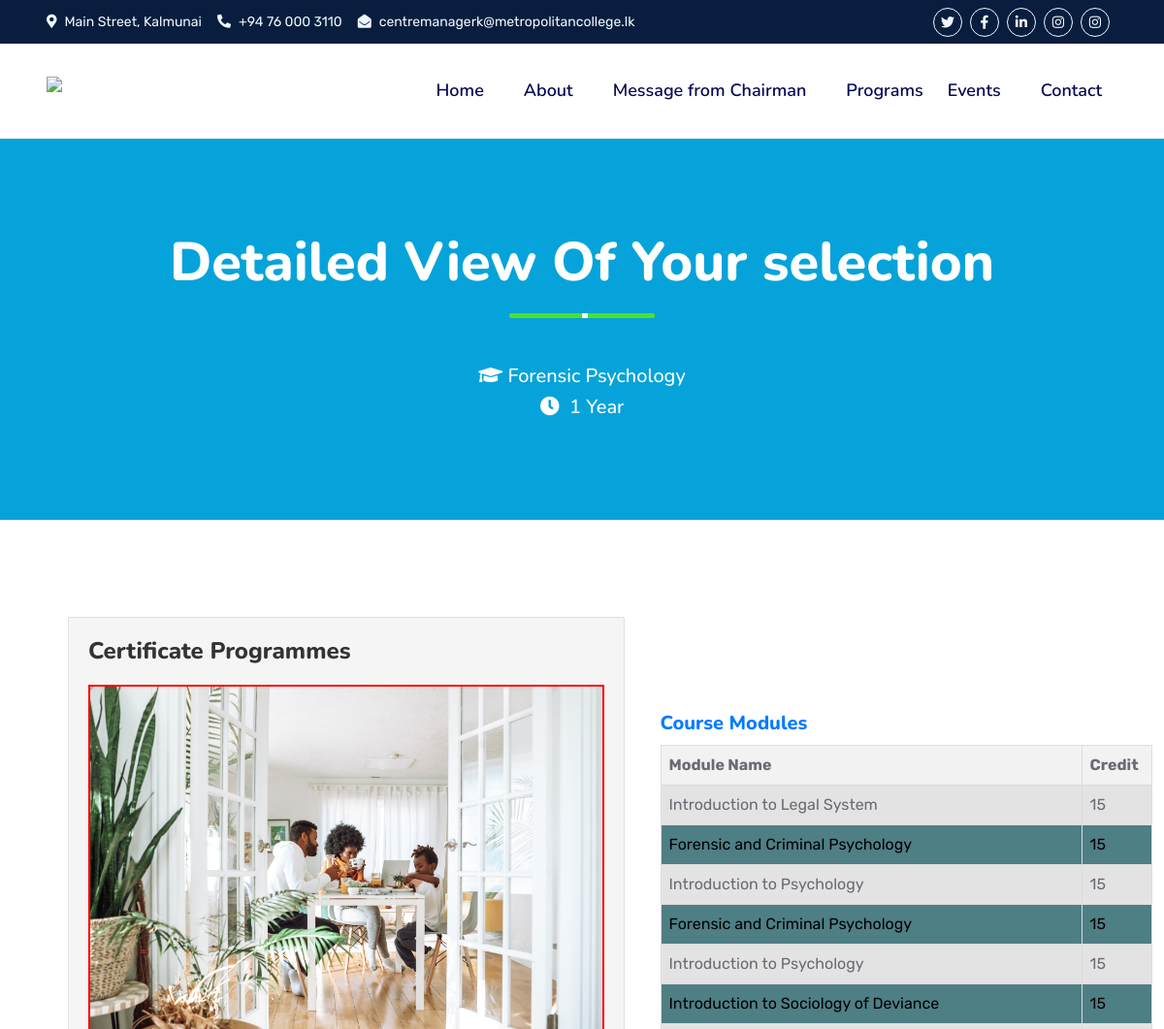
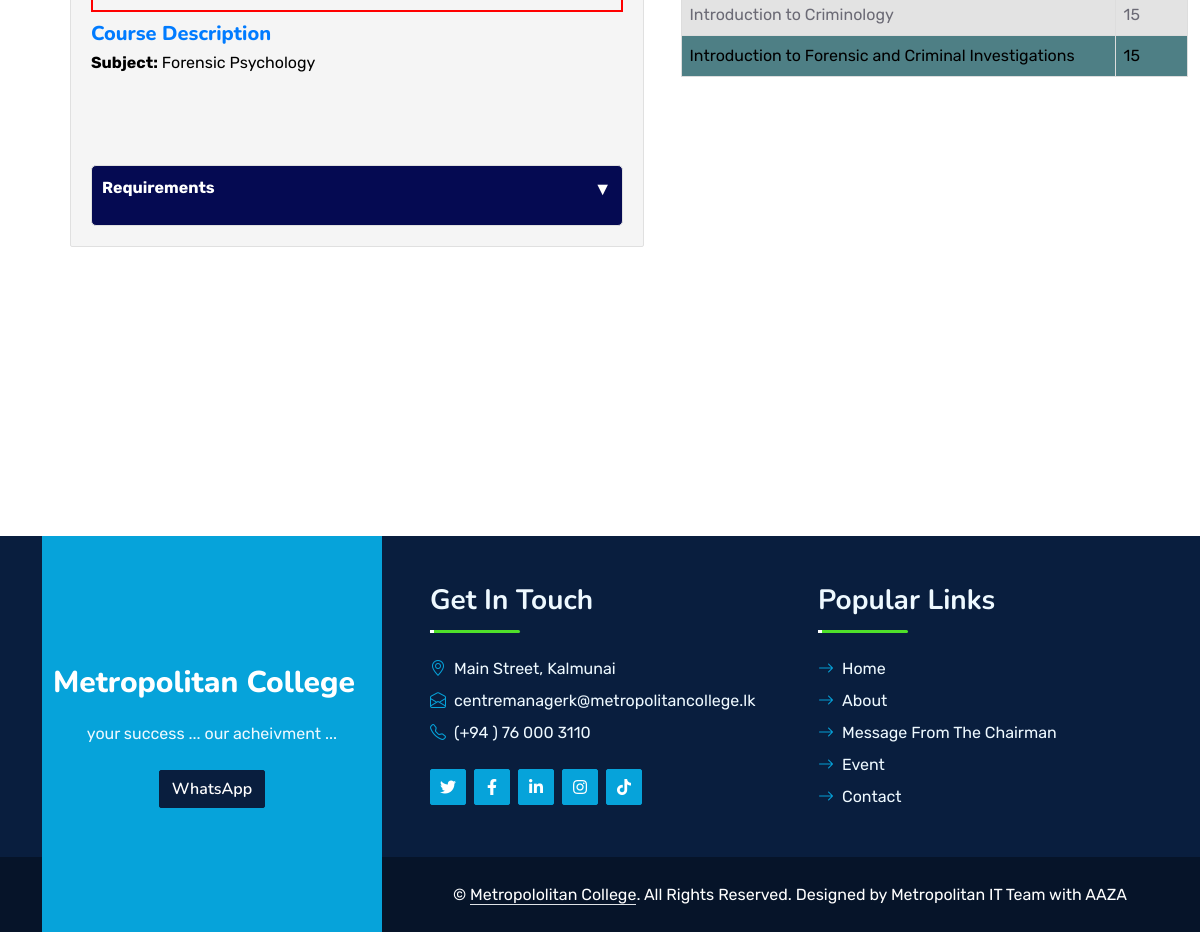
Page /detailed_page.php?post_id=1 on the committed database (2 pictures, top to bottom).
### tables this page shows
CREATE TABLE `post` (
  `p_no` int(11) NOT NULL,
  `p_title` varchar(50) NOT NULL,
  `subject` varchar(255) NOT NULL,
  `p_duration` varchar(11) NOT NULL,
  `p_requirement` longtext NOT NULL,
  `p_img` varchar(255) NOT NULL
);

CREATE TABLE `modules` (
  `p_no` int(100) NOT NULL,
  `modId` varchar(255) NOT NULL,
  `modName` varchar(255) NOT NULL,
  `ModCr` int(11) NOT NULL
);

### detailed_page.php (the view, shortened to what this page needs)
<?php
include("config.php");
if (isset($_GET['post_id'])) {
    $post_id = $_GET['post_id'];
    $query = "SELECT * FROM post WHERE p_no = $post_id";
    $result = mysqli_query($con, $query);
    if ($result) {
        if (mysqli_num_rows($result) > 0) {
            $row = mysqli_fetch_assoc($result);
            $p_title = $row['p_title'];
            $subject = $row['subject'];
            $p_username = $row['p_duration'];
            $p_img = $row['p_img'];
            $module_query = "SELECT modName, modCr FROM modules WHERE p_no = $post_id";
            $module_result = mysqli_query($con, $module_query);
            ?>
<!DOCTYPE html>
<html lang="en">
<head>
    <link rel='stylesheet' href='https://cdnjs.cloudflare.com/ajax/libs/font-awesome/6.3.0/css/all.min.css'>
        <link rel="stylesheet" href="https://cdn.jsdelivr.net/npm/bootstrap@4.6.2/dist/css/bootstrap.min.css">
<link rel="stylesheet" href="https://cdnjs.cloudflare.com/ajax/libs/font-awesome/6.0.0-beta3/css/all.min.css">
<link href="https://cdnjs.cloudflare.com/ajax/libs/font-awesome/5.10.0/css/all.min.css" rel="stylesheet">
<link href="https://cdn.jsdelivr.net/npm/bootstrap-icons@1.4.1/font/bootstrap-icons.css" rel="stylesheet">
<link href="lib/owlcarousel/assets/owl.carousel.min.css" rel="stylesheet">
<link href="lib/animate/animate.min.css" rel="stylesheet">
<link href="css/bootstrap.min.css" rel="stylesheet">
<link rel="stylesheet" href="./style.css">
<link href="css/style.css" rel="stylesheet">
</head>
<body>
    <div class="container-fluid bg-dark px-5 d-none d-lg-block">
        <div class="row gx-0">
            <div class="col-lg-8 text-center text-lg-start mb-2 mb-lg-0">
                <div class="d-inline-flex align-items-center" style="height: 45px;">
                    <small class="me-3 text-light"><i class="fa fa-map-marker-alt me-2"></i>Main Street, Kalmunai</small>
                    <small class="me-3 text-light"><i class="fa fa-phone-alt me-2"></i>+94 76 000 3110</small>
                    <small class="text-light"><i class="fa fa-envelope-open me-2"></i>centremanagerk@metropolitancollege.lk</small>
                </div>
            </div>
            <div class="col-lg-4 text-center text-lg-end">
                <div class="d-inline-flex align-items-center" style="height: 45px;">
                    <a class="btn btn-sm btn-outline-light btn-sm-square rounded-circle me-2" href=""><i class="fab fa-twitter fw-normal"></i></a>
                    <a class="btn btn-sm btn-outline-light btn-sm-square rounded-circle me-2" href=""><i class="fab fa-facebook-f fw-normal"></i></a>
                    <a class="btn btn-sm btn-outline-light btn-sm-square rounded-circle me-2" href=""><i class="fab fa-linkedin-in fw-normal"></i></a>
                    <a class="btn btn-sm btn-outline-light btn-sm-square rounded-circle me-2" href=""><i class="fab fa-instagram fw-normal"></i></a>
                    <a class="btn btn-sm btn-outline-light btn-sm-square rounded-circle me-2" href=""><i class="fab fa-instagram fw-normal"></i></a>
                </div>
            </div>
        </div>
    </div>
 <div class="container-fluid position-relative p-0">
    <nav class="navbar navbar-expand-lg navbar-dark px-5 py-3 py-lg-0">
         <a href="index.php" class="navbar-brand p-0">
           <img src="img/logo.png" alt="Metropolitan College Logo" >
         </a>
         <div class="collapse navbar-collapse" id="navbarCollapse">
           <ul class="navbar-nav ms-auto py-0">
             <li class="nav-item">
               <a href="index.php" class="nav-link" >Home</a>
             </li>
             <li class="nav-item">
               <a href="about.html" class="nav-link">About</a>
             </li>
             <li class="nav-item">
               <a href="chairman.html" class="nav-link">Message from Chairman</a>
             </li>
              <li>
                   <a href="javascript:void(0);" class="nav-link menu-bar-link" onclick="toggleProgramDropdown()"  aria-haspopup="true">Programs</a>
               </li>
             <li class="nav-item">
               <a href="" class="nav-link">Events</a>
             </li>
             <li class="nav-item">
               <a href="contact.html" class="nav-link">Contact</a>
             </li>
           </ul>
         </div>
       </nav>
     </div>
        <div class="container-fluid bg-primary py-5 bg-header" style="margin-bottom: 10px;">
            <div class="row py-5">
                <div class="col-12 pt-lg-5 mt-lg-5 text-center">
                    <h1 class="display-4 text-white animated zoomIn">Detailed View Of Your selection</h1>
                    <div class="section-title text-center position-relative pb-3 mb-5 mx-auto" style="max-width: 600px;">
                    </div>
                    <p class="h5 text-white"><i class="fas fa-graduation-cap"></i>&nbsp<?php echo $subject; ?></p>
                    <p class="h5 text-white"><i class="fas fa-clock"></i> &nbsp<?php echo $p_username; ?></p>
                </div>
            </div>
        </div>
    <div id="modules-section" class='main-container animated-content' style="margin-bottom: 50px;margin-top: 100px;">
        <div class='detail-container'>
            <h1 class='detail-title'><?php echo $p_title; ?></h1>
            <div class='detail-image-container border-animation'>
                <img src='uploads/<?php echo $p_img; ?>' alt='Image' class='filtered-item rotating-image-y' style="width:100%;">
            </div>
            <div class='course-description-container '>
                <h2 class='course-description-title'>Course Description</h2>
                <p class='course-description'><strong>Subject:</strong> <?php echo $subject; ?></p>
                <div class='card' onclick='toggleRequirements();'>
                     <strong>Requirements
                        <span class='custom-down-arrow' >&#9660;</span>
                     </strong>
                     </div>
               </div>
           </div>
           <div class='course-modules'>
    <div class="container-fluid py-5 wow fadeInUp " data-wow-delay="0.2s">
    <h2 class='course-description-title course-title-run'>Course Modules</h2>
    <table>
        <thead>
            <tr>
                <th>Module Name</th>
                <th>Credit</th>
            </tr>
        </thead>
        <tbody>
            <?php
            if ($module_result) {
                $isOdd = true;
                while ($module_row = mysqli_fetch_assoc($module_result)) {
                    $moduleName = $module_row['modName'];
                    $credit = $module_row['modCr'];
                    $rowClass = $isOdd ? 'odd' : 'even';
                    echo "<tr class='$rowClass'><td>$moduleName</td><td>$credit</td></tr>";
                    $isOdd = !$isOdd;
                }
            } else {
                echo "<tr><td colspan='2'>No modules available.</td></tr>";
            }
            ?>
        </tbody>
    </table>
</div>
</div>
       <div class="container-fluid py-5 wow fadeInUp" data-wow-delay="0.1s">
        <div class="container py-5 mb-5">
            <div class="bg-white">
                <div class="owl-carousel vendor-carousel">
                </div>
            </div>
        </div>
    </div>
 <div class="container-fluid bg-dark text-light mt-5 wow fadeInUp" data-wow-delay="0.1s">
    <div class="container">
        <div class="row gx-5">
            <div class="col-lg-4 col-md-6 footer-about">
                <div class="d-flex flex-column align-items-center justify-content-center text-center h-100 bg-primary p-4">
                    <a href="index.html" class="navbar-brand">
                        <h1 class="m-0 text-white met">Metropolitan College</h1>
                    </a>
                    <p class="mt-3 mb-4">your success ... our acheivment ...</p>
                    <form action="">
                        <div class="input-group">
                            <button class="btn btn-dark">WhatsApp</button>
                        </div>
                    </form>
                </div>
            </div>
            <div class="col-lg-8 col-md-6">
                <div class="row gx-5">
                    <div class="col-lg-6 col-md-12 pt-5 mb-5">
                        <div class="section-title section-title-sm position-relative pb-3 mb-4">
                            <h3 class="text-light mb-0">Get In Touch</h3>
                        </div>
                        <div class="d-flex mb-2">
                            <i class="bi bi-geo-alt text-primary me-2"></i>
                            <p class="mb-0">Main Street, Kalmunai</p>
                        </div>
                        <div class="d-flex mb-2">
                            <i class="bi bi-envelope-open text-primary me-2"></i>
                            <p class="mb-0">centremanagerk@metropolitancollege.lk</p>
                        </div>
                        <div class="d-flex mb-2">
                            <i class="bi bi-telephone text-primary me-2"></i>
                            <p class="mb-0">&#40;+94 &#41; 76 000 3110</p>
                        </div>
                        <div class="d-flex mt-4">
                            <a class="btn btn-primary btn-square me-2" href="#"><i class="fab fa-twitter fw-normal"></i></a>
                            <a class="btn btn-primary btn-square me-2" href="#"><i class="fab fa-facebook-f fw-normal"></i></a>
                            <a class="btn btn-primary btn-square me-2" href="#"><i class="fab fa-linkedin-in fw-normal"></i></a>
                            <a class="btn btn-primary btn-square me-2" href="#"><i class="fab fa-instagram fw-normal"></i></a>
                            <a class="btn btn-primary btn-square" href="#"><i class="fab fa-tiktok fw-normal"></i></a>
                        </div>
                    </div>
                        <div class="col-lg-6 col-md-12 pt-0 pt-lg-5 mb-5">
                        <div class="section-title section-title-sm position-relative pb-3 mb-4">
                            <h3 class="text-light mb-0">Popular Links</h3>
                        </div>
                        <div class="link-animated d-flex flex-column justify-content-start">
                        <a class="text-light mb-2" href="index.php"><i class="bi bi-arrow-right text-primary me-2"></i>Home</a>
                                <a class="text-light mb-2" href="about.html"><i class="bi bi-arrow-right text-primary me-2"></i>About</a>
                                <a class="text-light mb-2" href="chairman.html"><i class="bi bi-arrow-right text-primary me-2"></i>Message From The Chairman</a>
                                <a class="text-light mb-2" href="#"><i class="bi bi-arrow-right text-primary me-2"></i>Event</a>
                                <a class="text-light" href="contact.html"><i class="bi bi-arrow-right text-primary me-2"></i>Contact</a>
                        </div>
                    </div>
                </div>
            </div>
        </div>
    </div>
</div>
<div class="container-fluid text-white" style="background: #061429;margin-bottom:-50px;">
    <div class="container text-center">
        <div class="row justify-content-end">
            <div class="col-lg-8 col-md-6">
                <div class="d-flex align-items-center justify-content-center" style="height: 75px;">
                    <p class="mb-0">&copy; <a class="text-white border-bottom" href="#">Metropololitan College</a>. All Rights Reserved.
                    Designed by Metropolitan IT Team with AAZA</p>
                </div>
            </div>
        </div>
    </div>
</div>
</body>
</html>
            <?php
        } else {
            echo "Item not found.";
        }
    } else {
        echo "Error fetching data from the database: " . mysqli_error($con);
    }
} else {
    echo "Invalid request.";
}
?>

### style.css (style rules this page uses)
*, *:before, *:after { -webkit-box-sizing: border-box; -moz-box-sizing: border-box; box-sizing: border-box; }
nav ul, nav li { list-style: none; padding: 0; margin: 0; }
nav a { display: block; text-decoration: none; }

### css/style.css (style rules this page uses)
:root { --primary: #4fe02a; --secondary: #34AD54; --light: #EEF9FF; --dark: #091E3E; }
h1, h2, .fw-bold { font-weight: 800 !important; }
h1.met { font-size: 150%; }
h3, h4, .fw-semi-bold { font-weight: 700 !important; }
.btn { font-family: 'Nunito', sans-serif; font-weight: 600; transition: .5s; }
.btn-primary, .btn-secondary { color: #FFFFFF; box-shadow: inset 0 0 0 50px transparent; }
.btn-square { width: 36px; height: 36px; }
.btn-sm-square { width: 30px; height: 30px; }
.btn-square, .btn-sm-square, .btn-lg-square { padding-left: 0; padding-right: 0; text-align: center; }
.navbar-dark .navbar-nav .nav-link { font-family: 'Nunito', sans-serif; position: relative; margin-left: 25px; padding: 35px 0; color: #050a52; font-size: 18px; font-weight: 600; outline: none; transition: .5s; }
@media (min-width: 992px) { .navbar-dark { position: absolute; width: 100%; top: 0; left: 0; border-bottom: 1px solid rgba(256, 256, 256, .1); z-index: 999; } }
@media (min-width: 992px) { .navbar-dark .navbar-nav .nav-link::before { position: absolute; content: ""; width: 0; height: 2px; bottom: -1px; left: 50%; background: var(--primary); transition: .5s; } }
.navbar { background-color: #ffffff; }
.section-title::before { position: absolute; content: ""; width: 150px; height: 5px; left: 0; bottom: 0; background: var(--primary); border-radius: 2px; }
.section-title.text-center::before { left: 50%; margin-left: -75px; }
.section-title.section-title-sm::before { width: 90px; height: 3px; }
.section-title::after { position: absolute; content: ""; width: 6px; height: 5px; bottom: 0px; background: #FFFFFF; -webkit-animation: section-title-run 5s infinite linear; animation: section-title-run 5s infinite linear; }
.section-title.section-title-sm::after { width: 4px; height: 3px; }
.section-title.text-center::after { -webkit-animation: section-title-run-center 5s infinite linear; animation: section-title-run-center 5s infinite linear; }
.section-title.section-title-sm::after { -webkit-animation: section-title-run-sm 5s infinite linear; animation: section-title-run-sm 5s infinite linear; }
.link-animated a { transition: .5s; }
@media (min-width: 767.98px) { .footer-about { margin-bottom: -75px; } }

### rows in the picture
post: subject "Forensic Psychology", p_duration "1 Year", p_title "Certificate Programmes", p_img (picture)
modules: modName "Introduction to Legal System", ModCr "15"
modules: modName "Forensic and Criminal Psychology", ModCr "15"
modules: modName "Introduction to Psychology", ModCr "15"
modules: modName "Forensic and Criminal Psychology", ModCr "15"
modules: modName "Introduction to Psychology", ModCr "15"
modules: modName "Introduction to Sociology of Deviance", ModCr "15"
modules: modName "Introduction to Criminology", ModCr "15"
modules: modName "Introduction to Forensic and Criminal Investigations", ModCr "15"
